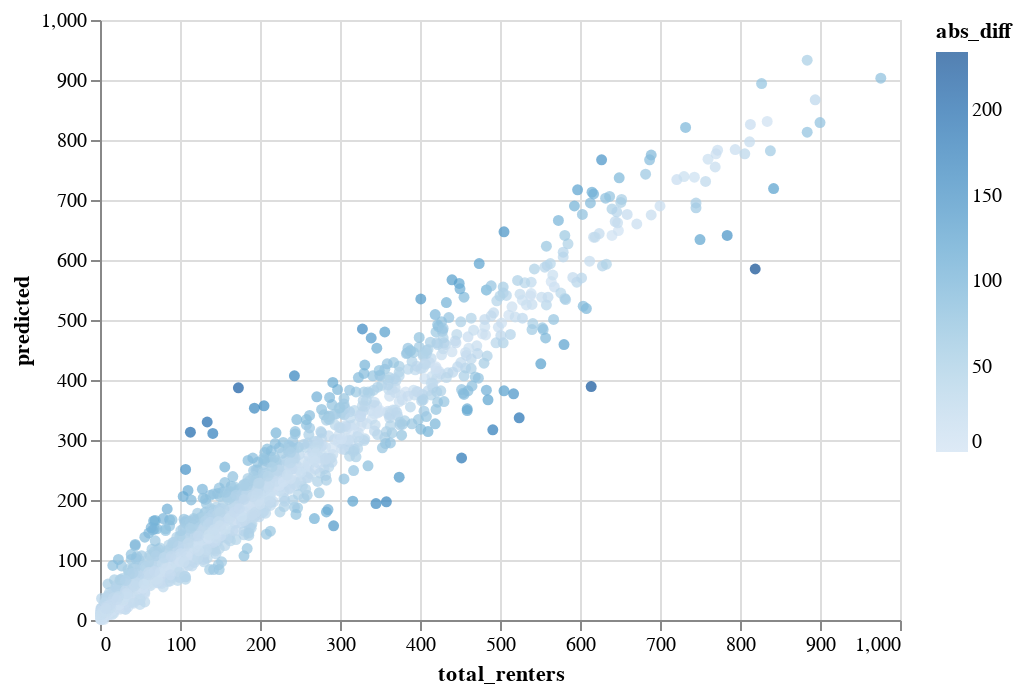

Notebook cell for this chart:
### Code cell
alt.Chart(df).mark_circle().encode(alt.X("total_renters"), alt.Y("predicted"), color="abs_diff")

### Figure 1 — Vega-Lite specification as saved in the notebook (floating-point values rounded to 4 significant figures; data arrays with more than 128 entries replaced by an {"elided": "..."} marker saying what was removed)
{"config": {"view": {"continuousWidth": 400, "continuousHeight": 300}}, "data": {"name": "data-c0c7aa92c179b6ef790cb61937ee993e"}, "mark": "circle", "encoding": {"color": {"field": "abs_diff", "type": "quantitative"}, "x": {"field": "total_renters", "type": "quantitative"}, "y": {"field": "predicted", "type": "quantitative"}}, "$schema": "https://vega.github.io/schema/vega-lite/v4.17.0.json", "datasets": {"data-c0c7aa92c179b6ef790cb61937ee993e": {"elided": "1664 records"}}}
